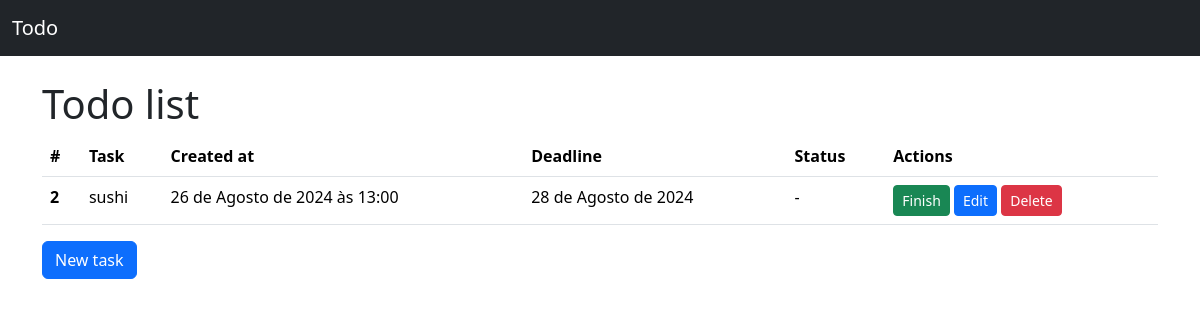
/, run on an earlier commit of the app's database.
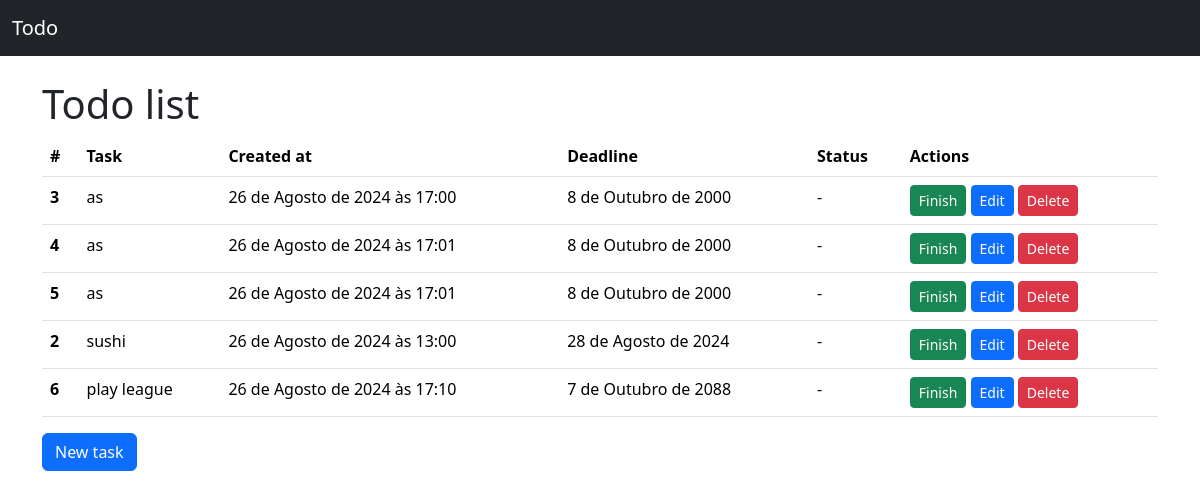
And on a later commit of the database.
### todos/models.py (models this page shows, shortened)
class Todo(models.Model):
    title = models.CharField(max_length=200, null=False, blank=False)
    created_at = models.DateTimeField(auto_now_add=True, null=False, blank=False)
    deadline = models.DateField(null=False, blank=False)
    finished_at = models.DateField(null=True, blank=True)
    class Meta:
        ordering = ["deadline"]

### todos/views.py (the view)
# urls.py: path("", TodoListView.as_view(), name="todo_list"),
class TodoListView(ListView):
    model = Todo

### todos/templates/todos/todo_list.html (shortened to what this page needs)
 {% extends 'base.html' %}
{% block content %}
        <h1>Todo list</h1>
        {% if todo_list %}
        <table class="table">
            <thead>
              <tr>
                <th scope="col">#</th>
                <th scope="col">Task</th>
                <th scope="col">Created at</th>
                <th scope="col">Deadline</th>
                <th scope="col">Status</th>
                <th scope="col">Actions</th>
              </tr>
            </thead>
            <tbody>
                {% for todo in todo_list  %}
              <tr>
                <th scope="row">{{todo.id}}</th>
                <td>{{todo.title}}</td>
                <td>{{todo.created_at}}</td>
                <td>{{todo.deadline}}</td>
                <td>{{todo.finished_at|default:"-"}}</td>
                <td>
                  <a href="{% url 'todo_complete' pk=todo.pk %}" class="btn btn-sm btn-success
                   {% if todo.finished_at %} disabled {% endif %}">Finish</a>
                    <a href="{% url 'todo_update' pk=todo.pk %}" class="btn btn-primary btn-sm
                    {% if todo.finished_at %} disabled {% endif %}">Edit</a>
                    <a href="{% url 'todo_delete' pk=todo.pk %}" class="btn btn-sm btn-danger">Delete</a>
              </tr>
              {% endfor %}
            </tbody>
          </table>
            {% else %}
             <p class="alert alert-info mt-5">No todos found</p>
          {% endif %}
          <a href="{%url 'todo_create'%}" class="btn btn-primary">New task</a>
{% endblock content %}

### todos/templates/base.html (shortened to what this page needs)
<!doctype html>
<html lang="en">
  <head>
    <link href="https://cdn.jsdelivr.net/npm/bootstrap@5.3.3/dist/css/bootstrap.min.css" rel="stylesheet">
  </head>
  <body>
    <nav class="navbar bg-dark mb-4" data-bs-theme="dark">
        <div class="container-fluid">
          <a class="navbar-brand" href="{% url "todo_list" %}">Todo</a>
        </div>
      </nav>
      <main class="container">
        {% block content %}{% endblock content %}
      </main>
  </body>
</html>

What changed in the data, as far as the page shows it:
added Todo: id "3", title "as", created_at "26 de Agosto de 2024 às 17:00", deadline "8 de Outubro de 2000", finished_at "-"
added Todo: id "4", title "as", created_at "26 de Agosto de 2024 às 17:01", deadline "8 de Outubro de 2000", finished_at "-"
added Todo: id "5", title "as", created_at "26 de Agosto de 2024 às 17:01", deadline "8 de Outubro de 2000", finished_at "-"
added Todo: id "6", title "play league", created_at "26 de Agosto de 2024 às 17:10", deadline "7 de Outubro de 2088", finished_at "-"
